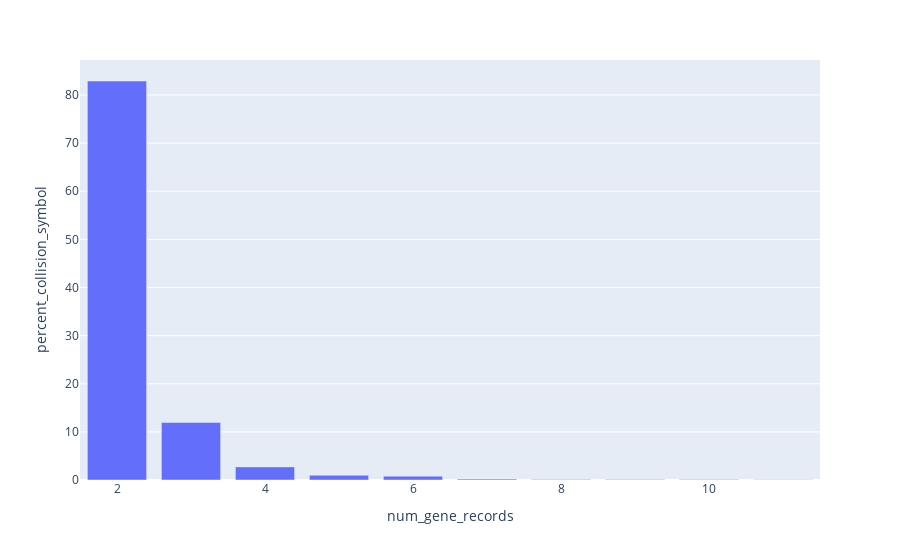

Here is the notebook cell this chart was saved with:
### Code cell
create_aa_collision_histogram(aa_collision_gene_ensg_df, "ENSG", ensg_aa_collision_count)

### Figure 1 — Plotly figure (JSON) as saved in the notebook; plotly's stock layout.template omitted (floating-point values rounded to 4 significant figures)
{"data": [{"alignmentgroup": "True", "hovertemplate": "num_gene_records=%{x}<br>percent_collision_symbol=%{y}<extra></extra>", "legendgroup": "", "marker": {"color": "#636efa", "pattern": {"shape": ""}}, "name": "", "offsetgroup": "", "orientation": "v", "showlegend": false, "textposition": "auto", "type": "bar", "x": [2, 3, 4, 5, 6, 7, 8, 9, 10, 11], "xaxis": "x", "y": [82.91, 11.95, 2.724, 0.9907, 0.805, 0.1858, 0.1238, 0.1238, 0.1238, 0.06192], "yaxis": "y"}], "layout": {"barmode": "relative", "legend": {"tracegroupgap": 0}, "margin": {"t": 60}, "xaxis": {"anchor": "y", "domain": [0, 1], "title": {"text": "num_gene_records"}}, "yaxis": {"anchor": "x", "domain": [0, 1], "title": {"text": "percent_collision_symbol"}}}}
